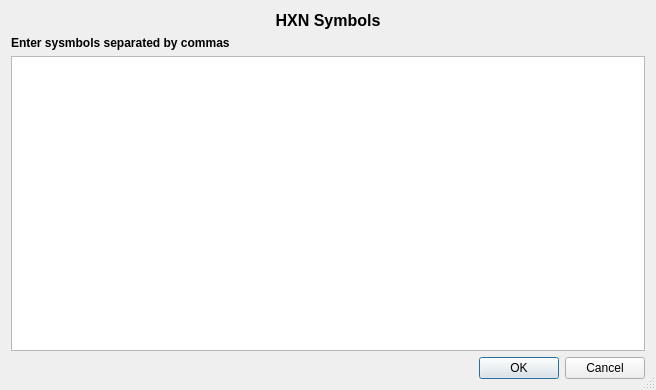
<?xml version="1.0" encoding="UTF-8"?>
<ui version="4.0">
 <class>SymbolListDialog</class>
 <widget class="QDialog" name="SymbolListDialog">
  <property name="geometry">
   <rect>
    <x>0</x>
    <y>0</y>
    <width>656</width>
    <height>390</height>
   </rect>
  </property>
  <property name="windowTitle">
   <string>Stock Symbols</string>
  </property>
  <property name="windowIcon">
   <iconset resource="res.qrc">
    <normaloff>:/root/ico.ico</normaloff>:/root/ico.ico</iconset>
  </property>
  <property name="sizeGripEnabled">
   <bool>true</bool>
  </property>
  <layout class="QVBoxLayout" name="verticalLayout">
   <item>
    <widget class="QLabel" name="lblTitle">
     <property name="font">
      <font>
       <pointsize>12</pointsize>
       <weight>75</weight>
       <bold>true</bold>
       <underline>false</underline>
      </font>
     </property>
     <property name="text">
      <string>HXN Symbols</string>
     </property>
     <property name="alignment">
      <set>Qt::AlignCenter</set>
     </property>
    </widget>
   </item>
   <item>
    <widget class="QLabel" name="label">
     <property name="font">
      <font>
       <weight>75</weight>
       <bold>true</bold>
      </font>
     </property>
     <property name="text">
      <string>Enter sysmbols separated by commas</string>
     </property>
    </widget>
   </item>
   <item>
    <widget class="QPlainTextEdit" name="txtSymbols"/>
   </item>
   <item>
    <widget class="QDialogButtonBox" name="buttonBox">
     <property name="orientation">
      <enum>Qt::Horizontal</enum>
     </property>
     <property name="standardButtons">
      <set>QDialogButtonBox::Cancel|QDialogButtonBox::Ok</set>
     </property>
    </widget>
   </item>
  </layout>
 </widget>
 <resources>
  <include location="res.qrc"/>
 </resources>
 <connections>
  <connection>
   <sender>buttonBox</sender>
   <signal>accepted()</signal>
   <receiver>SymbolListDialog</receiver>
   <slot>accept()</slot>
   <hints>
    <hint type="sourcelabel">
     <x>248</x>
     <y>254</y>
    </hint>
    <hint type="destinationlabel">
     <x>157</x>
     <y>274</y>
    </hint>
   </hints>
  </connection>
  <connection>
   <sender>buttonBox</sender>
   <signal>rejected()</signal>
   <receiver>SymbolListDialog</receiver>
   <slot>reject()</slot>
   <hints>
    <hint type="sourcelabel">
     <x>316</x>
     <y>260</y>
    </hint>
    <hint type="destinationlabel">
     <x>286</x>
     <y>274</y>
    </hint>
   </hints>
  </connection>
 </connections>
</ui>
